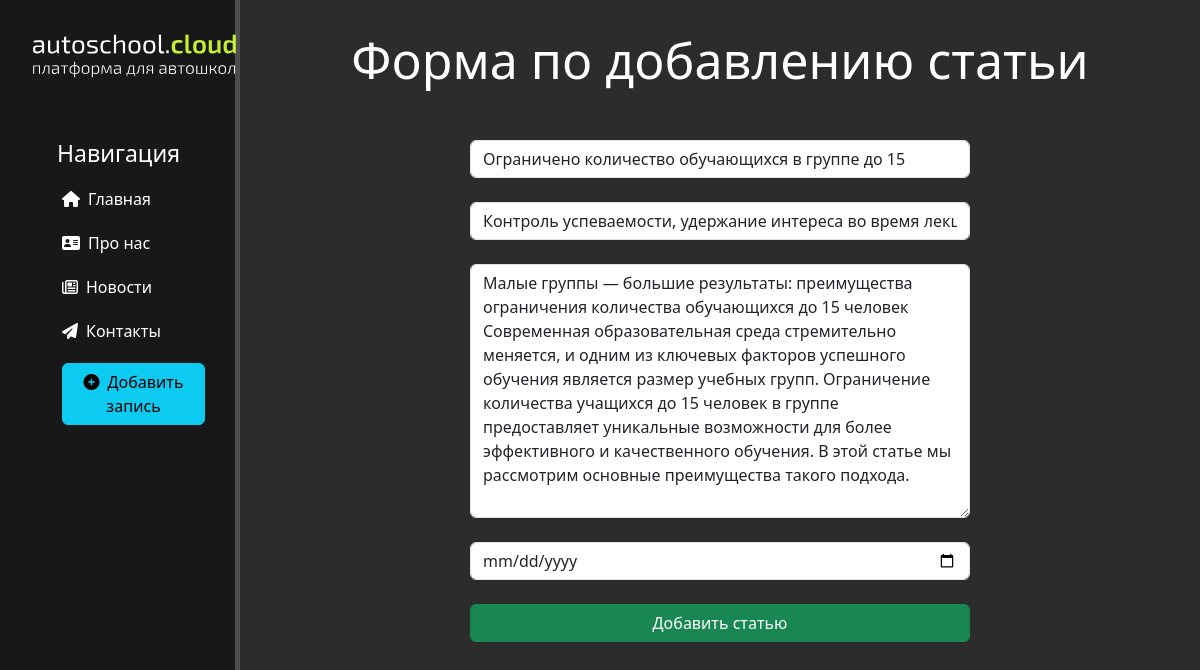
The page /news/4/update on the database as committed earlier.
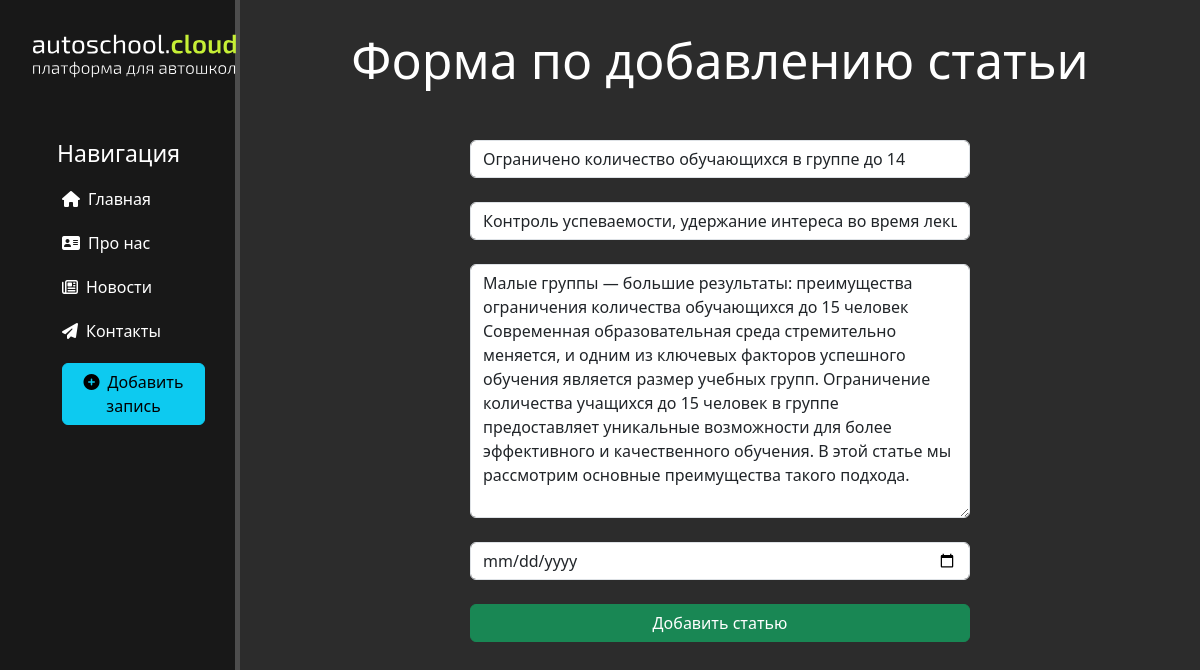
The same page on the database as committed later.
### news/models.py (models this page shows, shortened)
class Articles(models.Model):
    title = models.CharField('Название', max_length=50)
    anons = models.CharField('Анонс', max_length=250)
    full_text = models.TextField('Статья')
    date = models.DateTimeField('Дата публикации')
    class Meta:
        verbose_name = 'Новость'
        verbose_name_plural = 'Новости'

### news/views.py (the view)
# urls.py: path('<int:pk>/update', views.NewsUpdateView.as_view(), name='news-update'),
class NewsUpdateView(UpdateView):
    model = Articles
    template_name = 'news/create.html'
    form_class = ArticlesForm

### news/forms.py
class ArticlesForm(ModelForm):
    class Meta:
        model = Articles
        fields = ['title', 'anons', 'full_text', 'date']
        widgets = {
            "title": TextInput(attrs={
                'class': 'form-control',
                'placeholder': 'Название статьи',
            }),
            "anons": TextInput(attrs={
                'class': 'form-control',
                'placeholder': 'Анонс статьи',
            }),
            "date": DateTimeInput(attrs={
                'type': 'date',
                'class': 'form-control',
                'placeholder': 'Дата публикации',
            }),
            "full_text": Textarea(attrs={
                'class': 'form-control',
                'placeholder': 'Текст статьи',
            }),
        }

### news/templates/news/create.html (shortened to what this page needs)
{% extends 'main/layout.html' %}
{% block content %}
    <div class="features">
        <h1>Форма по добавлению статьи</h1>
        <form method="post">
            {{ form.title }}<br>
            {{ form.anons }}<br>
            {{ form.full_text }}<br>
            {{ form.date }}<br>
            <button class="btn btn-success" type="submit">Добавить статью</button>
        </form>
    </div>
{%endblock%}

Rows that differ between the two databases and show on the page:
changed Articles: title "Ограничено количество обучающихся в группе до 15" → "Ограничено количество обучающихся в группе до 14"
